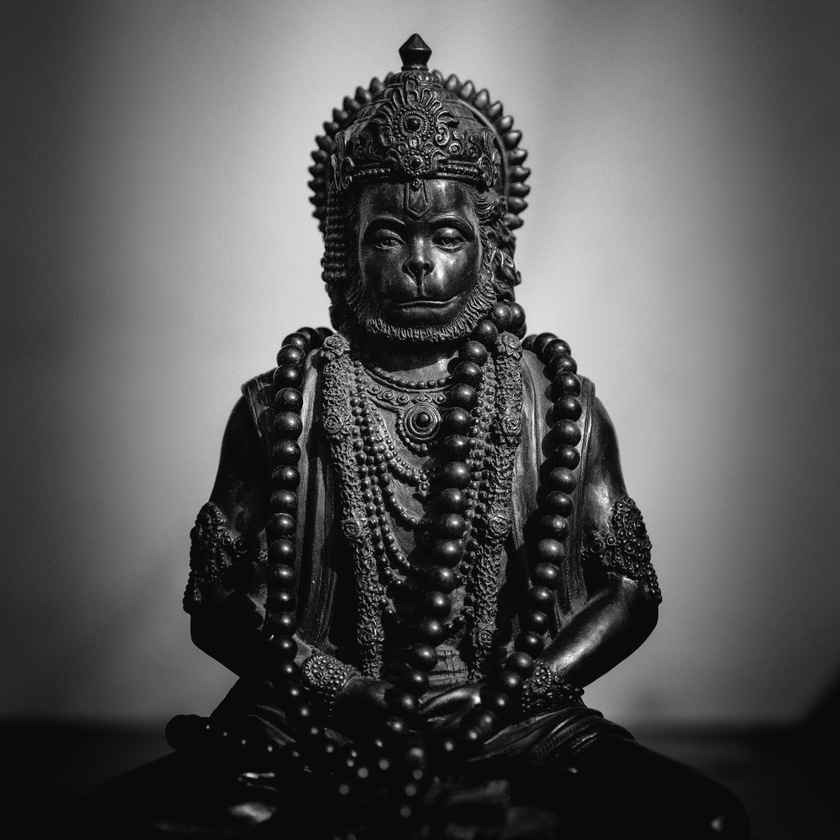
#> input picture 11_Smoothing_vs_Sharpening/image.jpg, 840 x 840 px, shrunk from 3684 x 3684 before the run, found by its file name
$ python program.py
#> lines starting #> are read from the running program, lines starting #| are printed output that depends on the picture
import cv2
import numpy as np

img = cv2.imread("11_Smoothing_vs_Sharpening/image.jpg")
#> img is the input picture: shape (840, 840, 3); min 0, max 255, mean 83.5

smoothed = cv2.GaussianBlur(img, (5, 5), 0)

kernel = np.array([[0, -1, 0],
                    [-1, 5, -1],
                    [0, -1, 0]])
sharpened = cv2.filter2D(img, -1, kernel)
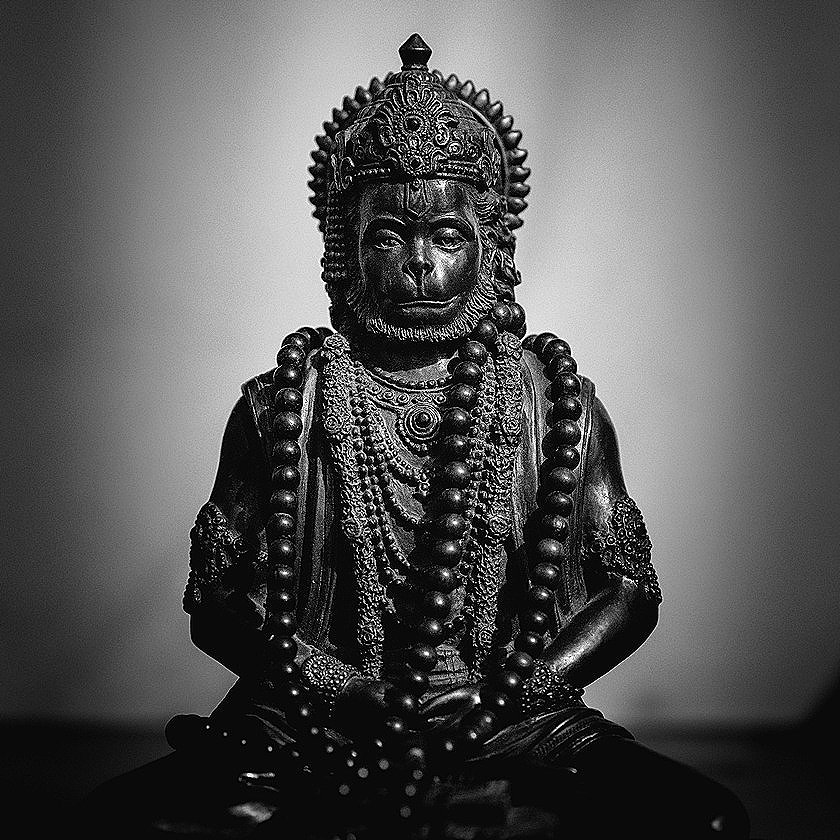
#> sharpened: shape (840, 840, 3); min 0, max 255, mean 85

combined = np.hstack((smoothed, sharpened))
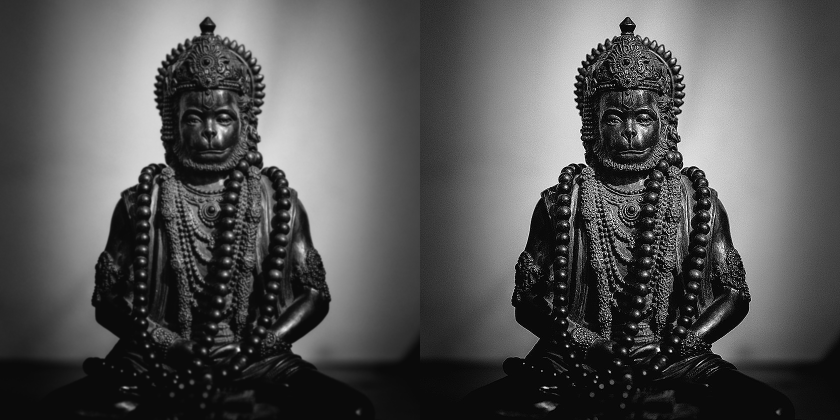
#> combined: shape (840, 1680, 3) (shown at 1/2 size); min 0, max 255, mean 84.3
cv2.imwrite("output_comparison.jpg", combined)

cv2.imshow("Smoothed | Sharpened", combined)
cv2.waitKey(0)
cv2.destroyAllWindows()
